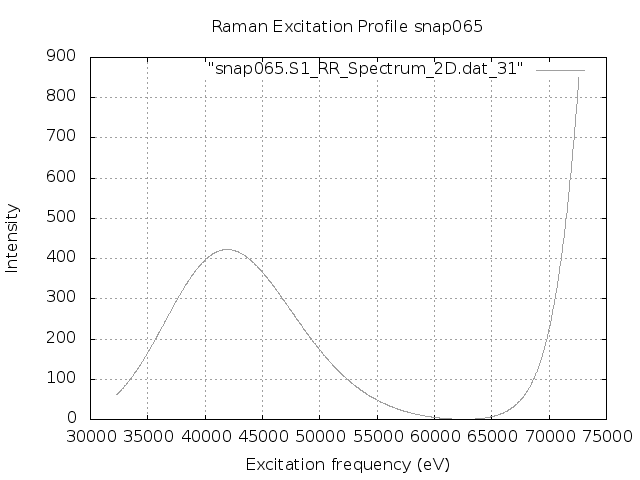

Write gnuplot code to recreate this figure.
set terminal png
set output "snap065.S1.REP.png"
set xlabel 'Excitation frequency (eV)'
set ylabel 'Intensity'
set title "Raman Excitation Profile snap065"
set grid
set autoscale
plot "snap065.S1_RR_Spectrum_2D.dat_31" with lines lc "blue"
exit
